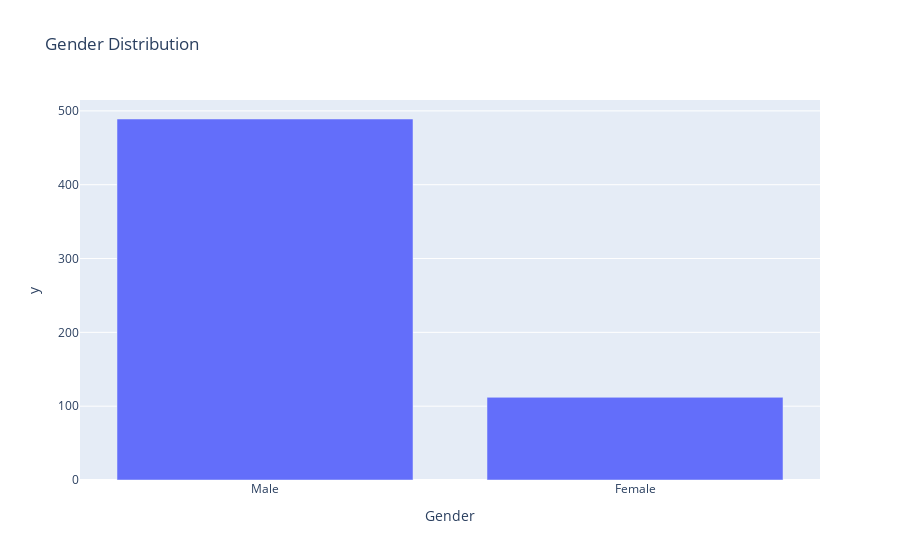

Source (notebook cell):
### Code cell
gender_count = df['Gender'].value_counts()
fig_gender = px.bar(gender_count, 
                    x=gender_count.index, 
                    y=gender_count.values, 
                    title='Gender Distribution')
fig_gender.show()

### Figure 1 — Plotly figure (JSON) as saved in the notebook; plotly's stock layout.template omitted (floating-point values rounded to 4 significant figures)
{"data": [{"alignmentgroup": "True", "hovertemplate": "Gender=%{x}<br>y=%{y}<extra></extra>", "legendgroup": "", "marker": {"color": "#636efa", "pattern": {"shape": ""}}, "name": "", "offsetgroup": "", "orientation": "v", "showlegend": false, "textposition": "auto", "type": "bar", "x": ["Male", "Female"], "xaxis": "x", "y": [489, 112], "yaxis": "y"}], "layout": {"autosize": true, "barmode": "relative", "legend": {"tracegroupgap": 0}, "title": {"text": "Gender Distribution"}, "xaxis": {"anchor": "y", "autorange": true, "domain": [0, 1], "range": [-0.5, 1.5], "title": {"text": "Gender"}, "type": "category"}, "yaxis": {"anchor": "x", "autorange": true, "domain": [0, 1], "range": [0, 514.7], "title": {"text": "y"}, "type": "linear"}}}
